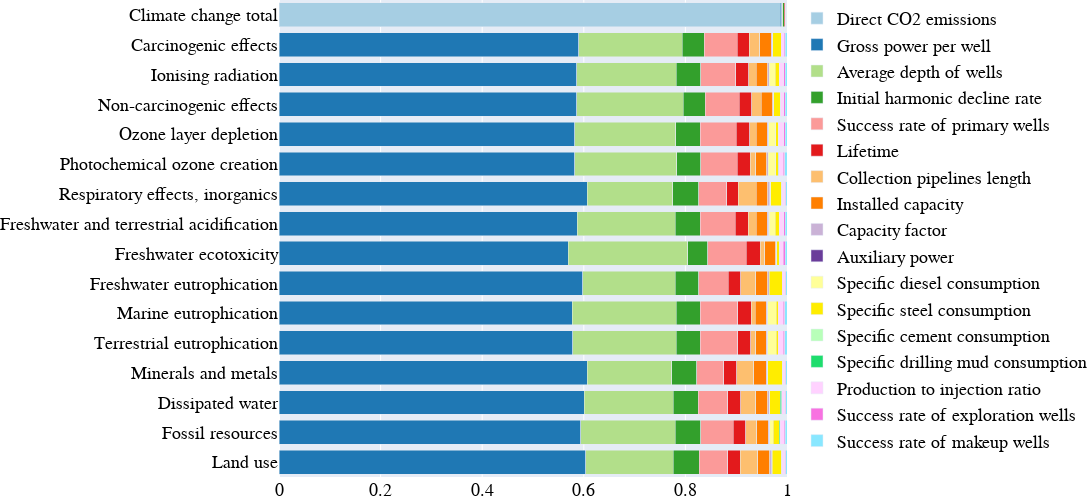

Notebook code for this chart:
### Code cell
fig = go.Figure()
ydata = df.columns[1:].tolist()
ydata = [d.capitalize() for d in ydata]
f = [ind for ind,yd in enumerate(ydata) if "Fossils"==yd][0]
ydata[f] = 'Fossil resources'

for i in df.index:
    xdata = df.loc[i][1:].tolist()
    name = df.loc[i][0].replace('_', ' ').capitalize()
    if name.lower() == 'co2 emissions':
        name = 'Direct CO2 emissions'
    elif name.lower() == 'collection pipelines':
        name = 'Collection pipelines length'
    elif 'success' in name.lower():
        name = name[:13] + 'of ' + name[13:]
    elif '0to1' in name.lower():
        name = name[:-4] + '0 ot 1'
    fig.add_bar(name = name, 
                x = xdata,
                y = ydata,
                orientation='h',
                marker_color=colors[i])
    fig.update_xaxes(range = [0,1])
    
    fig.update_layout(barmode='stack',
                      font_size = 18,
                      width = 1130, 
                      height = 500,
                      legend_traceorder  = 'normal',
                      yaxis = dict(autorange="reversed"),
                      font_family = 'Arial',
                      margin = dict(l=0,r=0,t=0,b=0),
                      font_color = 'black',
                      xaxis = dict(tickmode = 'array', 
                                   tickvals = [0, 0.2, 0.4, 0.6, 0.8, 1],
                                   ticktext = [0, 0.2, 0.4, 0.6, 0.8, 1])
                     )
fig

### Figure 1 — Plotly figure (JSON) as saved in the notebook; plotly's stock layout.template omitted (floating-point values rounded to 4 significant figures)
{"data": [{"marker": {"color": "rgb(166,206,227)"}, "name": "Direct CO2 emissions", "orientation": "h", "type": "bar", "x": [0.9865, 0, 0, 0, 0, 0, 0, 0, 0, 0, 0, 0, 0, 0, 0, 0], "y": ["Climate change total", "Carcinogenic effects", "Ionising radiation", "Non-carcinogenic effects", "Ozone layer depletion", "Photochemical ozone creation", "Respiratory effects, inorganics", "Freshwater and terrestrial acidification", "Freshwater ecotoxicity", "Freshwater eutrophication", "Marine eutrophication", "Terrestrial eutrophication", "Minerals and metals", "Dissipated water", "Fossil resources", "Land use"]}, {"marker": {"color": "rgb(31,120,180)"}, "name": "Gross power per well", "orientation": "h", "type": "bar", "x": [0.002694, 0.5898, 0.5862, 0.5861, 0.5819, 0.5817, 0.6064, 0.5873, 0.5693, 0.5979, 0.5773, 0.5786, 0.6065, 0.6006, 0.5941, 0.6042], "y": ["Climate change total", "Carcinogenic effects", "Ionising radiation", "Non-carcinogenic effects", "Ozone layer depletion", "Photochemical ozone creation", "Respiratory effects, inorganics", "Freshwater and terrestrial acidification", "Freshwater ecotoxicity", "Freshwater eutrophication", "Marine eutrophication", "Terrestrial eutrophication", "Minerals and metals", "Dissipated water", "Fossil resources", "Land use"]}, {"marker": {"color": "rgb(178,223,138)"}, "name": "Average depth of wells", "orientation": "h", "type": "bar", "x": [0.002684, 0.2038, 0.1954, 0.2095, 0.1996, 0.2008, 0.1683, 0.1932, 0.235, 0.1821, 0.2049, 0.2035, 0.1664, 0.1755, 0.1863, 0.1722], "y": ["Climate change total", "Carcinogenic effects", "Ionising radiation", "Non-carcinogenic effects", "Ozone layer depletion", "Photochemical ozone creation", "Respiratory effects, inorganics", "Freshwater and terrestrial acidification", "Freshwater ecotoxicity", "Freshwater eutrophication", "Marine eutrophication", "Terrestrial eutrophication", "Minerals and metals", "Dissipated water", "Fossil resources", "Land use"]}, {"marker": {"color": "rgb(51,160,44)"}, "name": "Initial harmonic decline rate", "orientation": "h", "type": "bar", "x": [0.002224, 0.04347, 0.0483, 0.04301, 0.04788, 0.04767, 0.0513, 0.04908, 0.03939, 0.04605, 0.04718, 0.04749, 0.04912, 0.04893, 0.04939, 0.05078], "y": ["Climate change total", "Carcinogenic effects", "Ionising radiation", "Non-carcinogenic effects", "Ozone layer depletion", "Photochemical ozone creation", "Respiratory effects, inorganics", "Freshwater and terrestrial acidification", "Freshwater ecotoxicity", "Freshwater eutrophication", "Marine eutrophication", "Terrestrial eutrophication", "Minerals and metals", "Dissipated water", "Fossil resources", "Land use"]}, {"marker": {"color": "rgb(251,154,153)"}, "name": "Success rate of primary wells", "orientation": "h", "type": "bar", "x": [0.0005575, 0.06466, 0.06867, 0.06704, 0.0711, 0.07142, 0.05518, 0.0681, 0.07588, 0.05813, 0.07374, 0.07303, 0.05349, 0.05842, 0.06442, 0.0562], "y": ["Climate change total", "Carcinogenic effects", "Ionising radiation", "Non-carcinogenic effects", "Ozone layer depletion", "Photochemical ozone creation", "Respiratory effects, inorganics", "Freshwater and terrestrial acidification", "Freshwater ecotoxicity", "Freshwater eutrophication", "Marine eutrophication", "Terrestrial eutrophication", "Minerals and metals", "Dissipated water", "Fossil resources", "Land use"]}, {"marker": {"color": "rgb(227,26,28)"}, "name": "Lifetime", "orientation": "h", "type": "bar", "x": [0.002424, 0.02414, 0.02591, 0.02522, 0.02657, 0.02585, 0.02293, 0.02572, 0.02743, 0.02466, 0.02649, 0.0262, 0.02568, 0.02501, 0.02501, 0.02435], "y": ["Climate change total", "Carcinogenic effects", "Ionising radiation", "Non-carcinogenic effects", "Ozone layer depletion", "Photochemical ozone creation", "Respiratory effects, inorganics", "Freshwater and terrestrial acidification", "Freshwater ecotoxicity", "Freshwater eutrophication", "Marine eutrophication", "Terrestrial eutrophication", "Minerals and metals", "Dissipated water", "Fossil resources", "Land use"]}, {"marker": {"color": "rgb(253,191,111)"}, "name": "Collection pipelines length", "orientation": "h", "type": "bar", "x": [0.0003134, 0.02083, 0.01519, 0.01815, 0.01209, 0.01128, 0.0351, 0.01616, 0.008738, 0.02986, 0.008376, 0.009275, 0.03335, 0.03049, 0.02159, 0.03504], "y": ["Climate change total", "Carcinogenic effects", "Ionising radiation", "Non-carcinogenic effects", "Ozone layer depletion", "Photochemical ozone creation", "Respiratory effects, inorganics", "Freshwater and terrestrial acidification", "Freshwater ecotoxicity", "Freshwater eutrophication", "Marine eutrophication", "Terrestrial eutrophication", "Minerals and metals", "Dissipated water", "Fossil resources", "Land use"]}, {"marker": {"color": "rgb(255,127,0)"}, "name": "Installed capacity", "orientation": "h", "type": "bar", "x": [0.0004041, 0.02269, 0.02199, 0.02264, 0.02174, 0.0215, 0.02334, 0.02196, 0.0218, 0.02357, 0.02126, 0.02129, 0.02453, 0.02361, 0.02256, 0.02356], "y": ["Climate change total", "Carcinogenic effects", "Ionising radiation", "Non-carcinogenic effects", "Ozone layer depletion", "Photochemical ozone creation", "Respiratory effects, inorganics", "Freshwater and terrestrial acidification", "Freshwater ecotoxicity", "Freshwater eutrophication", "Marine eutrophication", "Terrestrial eutrophication", "Minerals and metals", "Dissipated water", "Fossil resources", "Land use"]}, {"marker": {"color": "rgb(202,178,214)"}, "name": "Capacity factor", "orientation": "h", "type": "bar", "x": [0.0003504, 0.00221, 0.002976, 0.002282, 0.002973, 0.002796, 0.002871, 0.00303, 0.002018, 0.002673, 0.002774, 0.002775, 0.003122, 0.002868, 0.002954, 0.002985], "y": ["Climate change total", "Carcinogenic effects", "Ionising radiation", "Non-carcinogenic effects", "Ozone layer depletion", "Photochemical ozone creation", "Respiratory effects, inorganics", "Freshwater and terrestrial acidification", "Freshwater ecotoxicity", "Freshwater eutrophication", "Marine eutrophication", "Terrestrial eutrophication", "Minerals and metals", "Dissipated water", "Fossil resources", "Land use"]}, {"marker": {"color": "rgb(106,61,154)"}, "name": "Auxiliary power", "orientation": "h", "type": "bar", "x": [4.176e-05, 1.34e-05, 0.000167, 6.198e-05, 0.0002104, 0.0002, 0.0001428, 0.0001612, 0.0002, 0.00011, 0.0002349, 0.0002229, 0.0002089, 8.048e-05, 8.008e-05, 0.000132], "y": ["Climate change total", "Carcinogenic effects", "Ionising radiation", "Non-carcinogenic effects", "Ozone layer depletion", "Photochemical ozone creation", "Respiratory effects, inorganics", "Freshwater and terrestrial acidification", "Freshwater ecotoxicity", "Freshwater eutrophication", "Marine eutrophication", "Terrestrial eutrophication", "Minerals and metals", "Dissipated water", "Fossil resources", "Land use"]}, {"marker": {"color": "rgb(255,255,153)"}, "name": "Specific diesel consumption", "orientation": "h", "type": "bar", "x": [0.0003618, 3.852e-05, 0.01197, 0.0002035, 0.01398, 0.01457, 0.002098, 0.01258, 0.0001088, 0.00017, 0.01667, 0.01645, 0.0001731, 0.0003582, 0.006723, 0.001003], "y": ["Climate change total", "Carcinogenic effects", "Ionising radiation", "Non-carcinogenic effects", "Ozone layer depletion", "Photochemical ozone creation", "Respiratory effects, inorganics", "Freshwater and terrestrial acidification", "Freshwater ecotoxicity", "Freshwater eutrophication", "Marine eutrophication", "Terrestrial eutrophication", "Minerals and metals", "Dissipated water", "Fossil resources", "Land use"]}, {"marker": {"color": "rgb(255,237,0)"}, "name": "Specific steel consumption", "orientation": "h", "type": "bar", "x": [0.0005147, 0.01702, 0.007566, 0.01353, 0.005282, 0.005465, 0.02232, 0.007205, 0.005507, 0.02504, 0.003509, 0.003863, 0.0288, 0.02104, 0.01175, 0.01954], "y": ["Climate change total", "Carcinogenic effects", "Ionising radiation", "Non-carcinogenic effects", "Ozone layer depletion", "Photochemical ozone creation", "Respiratory effects, inorganics", "Freshwater and terrestrial acidification", "Freshwater ecotoxicity", "Freshwater eutrophication", "Marine eutrophication", "Terrestrial eutrophication", "Minerals and metals", "Dissipated water", "Fossil resources", "Land use"]}, {"marker": {"color": "rgb(184,255,185)"}, "name": "Specific cement consumption", "orientation": "h", "type": "bar", "x": [0.0001452, 2.066e-06, 1.796e-05, 1.213e-05, 9.369e-06, 8.439e-06, 6.684e-05, 1.649e-05, 1.139e-06, 2.67e-05, 3.287e-06, 4.468e-06, 1.976e-05, 4.953e-05, 2.845e-05, 6.511e-05], "y": ["Climate change total", "Carcinogenic effects", "Ionising radiation", "Non-carcinogenic effects", "Ozone layer depletion", "Photochemical ozone creation", "Respiratory effects, inorganics", "Freshwater and terrestrial acidification", "Freshwater ecotoxicity", "Freshwater eutrophication", "Marine eutrophication", "Terrestrial eutrophication", "Minerals and metals", "Dissipated water", "Fossil resources", "Land use"]}, {"marker": {"color": "rgb(30,221,109)"}, "name": "Specific drilling mud consumption", "orientation": "h", "type": "bar", "x": [4.719e-05, 4.31e-05, 0.0005231, 0.0001827, 0.0006179, 0.0004642, 0.0006008, 0.0004953, 0.0001118, 0.0003563, 0.0004185, 0.0002927, 0.0002659, 0.00293, 0.001923, 0.0005994], "y": ["Climate change total", "Carcinogenic effects", "Ionising radiation", "Non-carcinogenic effects", "Ozone layer depletion", "Photochemical ozone creation", "Respiratory effects, inorganics", "Freshwater and terrestrial acidification", "Freshwater ecotoxicity", "Freshwater eutrophication", "Marine eutrophication", "Terrestrial eutrophication", "Minerals and metals", "Dissipated water", "Fossil resources", "Land use"]}, {"marker": {"color": "rgb(255,210,255)"}, "name": "Production to injection ratio", "orientation": "h", "type": "bar", "x": [0.0005384, 0.005503, 0.008501, 0.006004, 0.009184, 0.009298, 0.004794, 0.008526, 0.007417, 0.004394, 0.009907, 0.009752, 0.004115, 0.005384, 0.007425, 0.004682], "y": ["Climate change total", "Carcinogenic effects", "Ionising radiation", "Non-carcinogenic effects", "Ozone layer depletion", "Photochemical ozone creation", "Respiratory effects, inorganics", "Freshwater and terrestrial acidification", "Freshwater ecotoxicity", "Freshwater eutrophication", "Marine eutrophication", "Terrestrial eutrophication", "Minerals and metals", "Dissipated water", "Fossil resources", "Land use"]}, {"marker": {"color": "rgb(248,114,225)"}, "name": "Success rate of exploration wells", "orientation": "h", "type": "bar", "x": [9.453e-05, 0.002549, 0.002794, 0.002684, 0.002938, 0.002986, 0.00196, 0.002772, 0.003262, 0.002062, 0.003128, 0.003096, 0.001766, 0.00198, 0.002466, 0.001998], "y": ["Climate change total", "Carcinogenic effects", "Ionising radiation", "Non-carcinogenic effects", "Ozone layer depletion", "Photochemical ozone creation", "Respiratory effects, inorganics", "Freshwater and terrestrial acidification", "Freshwater ecotoxicity", "Freshwater eutrophication", "Marine eutrophication", "Terrestrial eutrophication", "Minerals and metals", "Dissipated water", "Fossil resources", "Land use"]}, {"marker": {"color": "rgb(137,231,255)"}, "name": "Success rate of makeup wells", "orientation": "h", "type": "bar", "x": [7.615e-05, 0.003247, 0.003761, 0.003351, 0.003932, 0.003996, 0.002616, 0.003717, 0.003802, 0.002859, 0.004157, 0.00411, 0.002484, 0.002738, 0.003307, 0.002594], "y": ["Climate change total", "Carcinogenic effects", "Ionising radiation", "Non-carcinogenic effects", "Ozone layer depletion", "Photochemical ozone creation", "Respiratory effects, inorganics", "Freshwater and terrestrial acidification", "Freshwater ecotoxicity", "Freshwater eutrophication", "Marine eutrophication", "Terrestrial eutrophication", "Minerals and metals", "Dissipated water", "Fossil resources", "Land use"]}], "layout": {"barmode": "stack", "font": {"color": "black", "family": "Arial", "size": 18}, "height": 500, "legend": {"traceorder": "normal"}, "margin": {"b": 0, "l": 0, "r": 0, "t": 0}, "width": 1130, "xaxis": {"range": [0, 1], "tickmode": "array", "ticktext": [0, 0.2, 0.4, 0.6, 0.8, 1], "tickvals": [0, 0.2, 0.4, 0.6, 0.8, 1]}, "yaxis": {"autorange": "reversed"}}}
